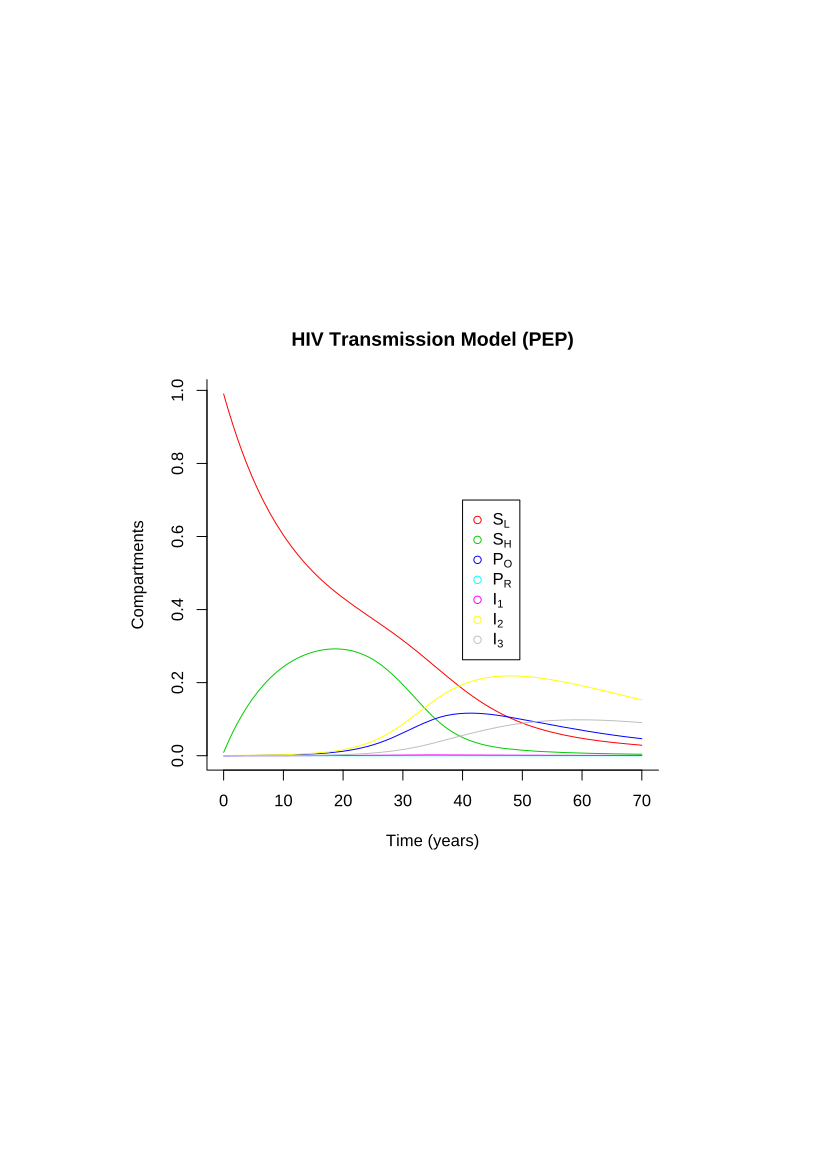

Reproduce this figure in R.
library(deSolve)
sir <- function(time, state, parameters) {
  with(as.list(c(state, parameters)), {
    lambdaL = betaL * (theta1 * I1 + theta2 * I2 + theta3 * I3)/(SL+SH+PO+PR+I1+I2+I3)
    lambdaH = betaH * (theta1 * I1 + theta2 * I2 + theta3 * I3)/(SL+SH+PO+PR+I1+I2+I3)
    lambdaR = betaR * (theta1 * I1 + theta2 * I2 + theta3 * I3)/(SL+SH+PO+PR+I1+I2+I3)
    dSL <- Lambda * (SL+SH+PO+PR+I1+I2+I3) + WHL * SH + phiL * PO - (lambdaL + WLH + mu) * SL
    dSH <- WHL * SL + phiH * PO + phiR * PR - (lambdaH + WHL + tauR + mu) * SH
    dPO <- lambdaL * PL * SL + lambdaH * PH * SH - (sigmaO1 + phiL + phiH + WOR + mu) * PO
    dPR <- tauR * SH + WOR * PO - (lambdaR + phiR + mu) * PR
    dI1 <- lambdaL * (1 - PL) * SL + lambdaH * (1 - PH) * SH + sigmaO1 * PO + lambdaR *PR - (sigma12 + mu) * I1 
    dI2 <- sigma12 * I1 - (sigma23 + mu) * I2
    dI3 <- sigma23 * I2 - (mud + mu) * I3
    return(list(c(dSL, dSH, dPO, dPR, dI1, dI2, dI3)))
  })
}

init <- c(SL = 0.999, SH = 0.0009, PO = 0, PR = 0, I1 = 0.000001, I2 = 0.000059, I3 = 0.00004)
parameters <- c(Lambda = 0.00817, mu = 0.00747, mud = 0.0909, WLH = 0.06, WHL = 0.04, WOR = 0, 
                sigmaO1 = 0.023, sigma12 = 8.67, sigma23 = 0.05, PL = 0.5, PH = 0.5, phiL = 0.05, phiH = 1/24, tauR = 0, phiR = 0.005,
                betaL = 0.25, betaH = 1.25, betaR = 0.125, theta1 = 1, theta2 = 0.43, theta3 = 1.5)
times <- seq(0, 70, by = 0.1)
out <- as.data.frame(ode(y = init, times = times, func = sir, parms = parameters))
out$time <- NULL
head(out, 10)

matplot(times, out, type = "l", xlab = "Time (years)", ylab = "Compartments", main = "HIV Transmission Model (PEP)", lwd = 1, lty = 1, bty = "l", col = 2:8)
legend(40, 0.7, c(expression(S[L]), expression(S[H]), expression(P[O]), expression(P[R]), expression(I[1]), expression(I[2]), expression(I[3])), pch = 1, col = 2:8)
